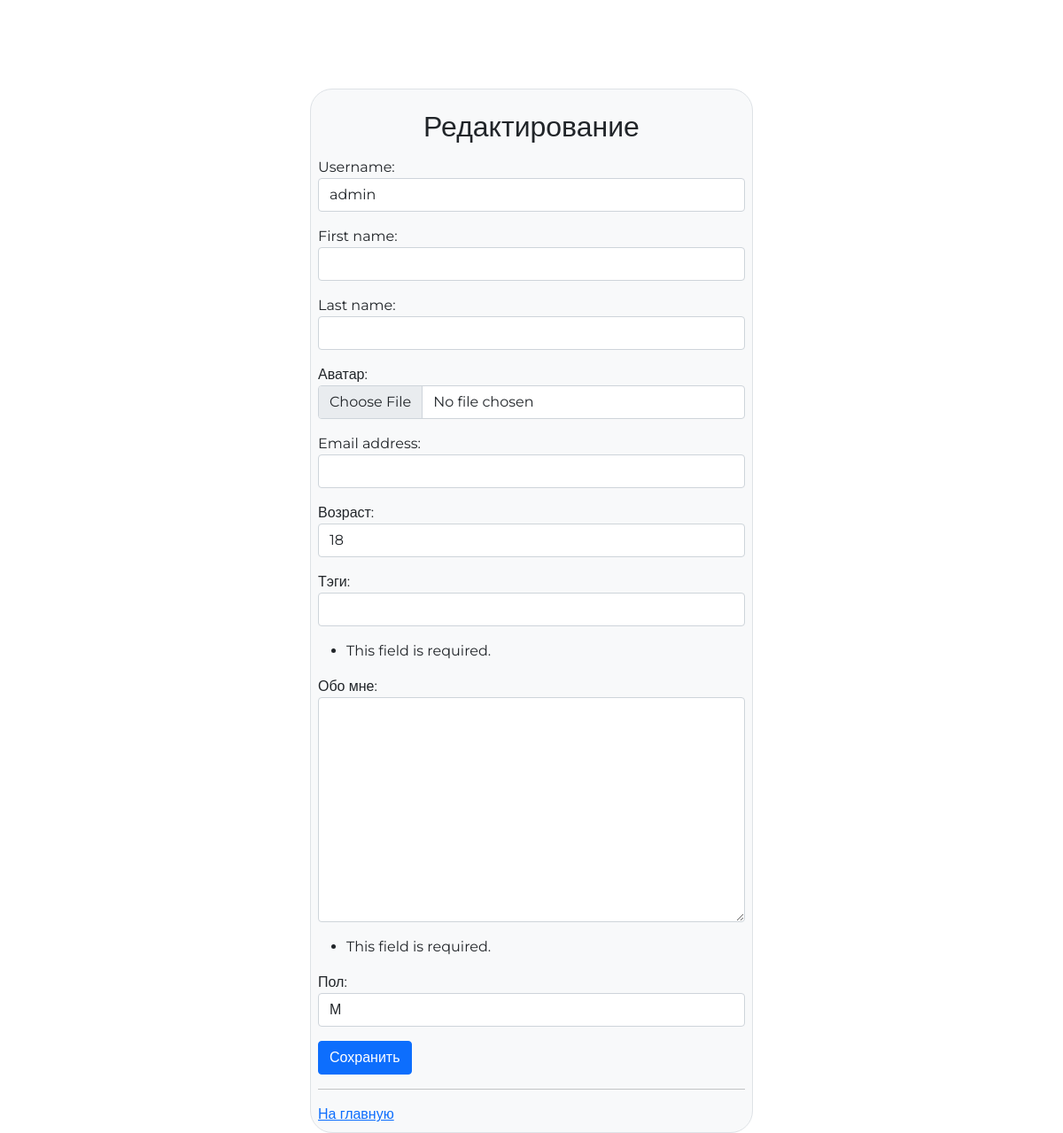
Page /edit/ (signed in) on the earlier database version.
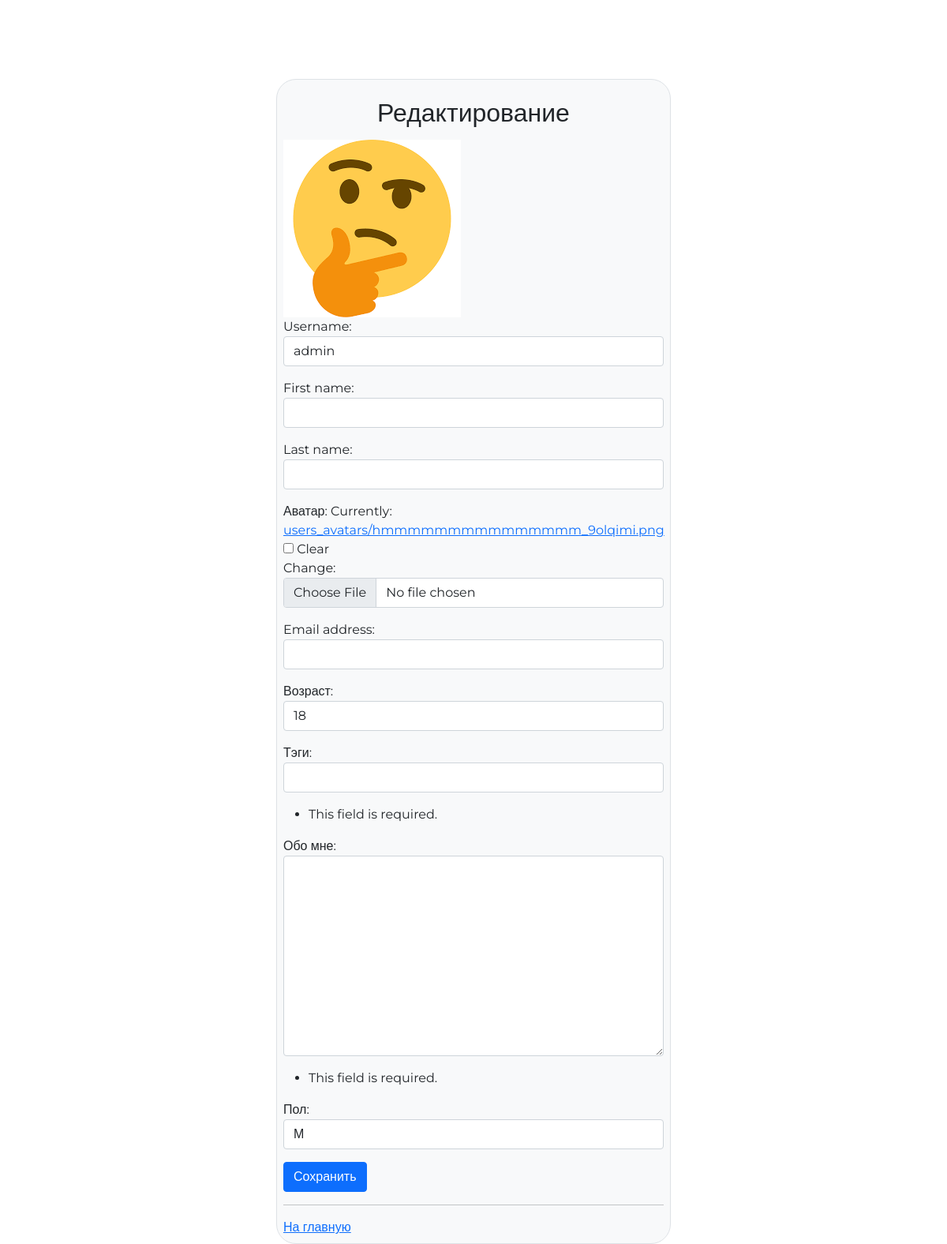
Same page on the later database version.
### authapp/models.py (models this page shows, shortened)
class ShopUser(AbstractUser):
    avatar = models.ImageField(upload_to='users_avatars', blank=True, verbose_name='аватар', default='default.jpg')
    age = models.PositiveSmallIntegerField(verbose_name='возраст', null=True, default=18)
    activate_key = models.CharField(max_length=128, verbose_name='Ключ активации', blank=True, null=True)
    activate_key_expired = models.DateTimeField(blank=True, null=True)

### authapp/views.py (the view)
# urls.py: path('edit/', views.edit, name='edit'),
def edit(request):
    if request.method == 'POST':
        edit_form = ShopUserEditForm(request.POST, request.FILES, instance=request.user)
        edit_profile_form = ShopUserProfileEditForm(request.POST, instance=request.user.shopuserprofile)
        if edit_form.is_valid() and edit_profile_form.is_valid():
            edit_form.save()
            return HttpResponseRedirect(reverse('mainapp:index'))
    else:
        edit_form = ShopUserEditForm(instance=request.user)
        edit_profile_form = ShopUserProfileEditForm(request.POST, instance=request.user.shopuserprofile)
    context = {
        'edit_form': edit_form,
        'edit_profile_form': edit_profile_form,
    }
    return render(request, 'authapp/edit.html', context)

### authapp/forms.py
class ShopUserEditForm(UserChangeForm, ValidAge):
    class Meta:
        model = ShopUser
        fields = ['username', 'first_name', 'last_name', 'avatar', 'email', 'age', 'password', ]
    def __init__(self, *args, **kwargs):
        super().__init__(*args, **kwargs)
        for field_name, field in self.fields.items():
            if hasattr(field.widget, 'input_type') and field.widget.input_type == 'checkbox':
                field.widget.attrs['class'] = 'form-check-input'
            else:
                field.widget.attrs['class'] = 'form-control'
            field.help_text = ''
            if field_name == 'password':
                field.widget = forms.HiddenInput()
                field.help_text = ''

### mainapp/context_processors.py (called while the page is built)
def basket(request):
    basket_items = []
    if request.user.is_authenticated:
        basket_items = Basket.objects.filter(user=request.user)
    return {
        'basket': basket_items,
    }

### authapp/templates/authapp/edit.html (shortened to what this page needs)
{% extends 'authapp/base.html' %}
{% load static %}
{% block head %}
    Редактирование
{% endblock %}
{% block content %}
{% if user.avatar %}
    <img src = "{{ user.avatar.url }}">
{% endif %}
    <form class="form-horizontal " action="{% url 'authapp:edit' %}" method="post" enctype="multipart/form-data">
        {{ edit_form.as_p }}
        {{ edit_profile_form.as_p }}
        <input type="submit" class="btn btn-primary" value="Сохранить">
    </form>
    <hr>
    <a href="{% url 'mainapp:index' %}">На главную</a>
{% endblock %}

Differences in the rows shown:
changed ShopUser "admin": avatar: picture added
Other differences:
form field as_p: (not shown) → "☐"
text no longer shown: "Username: First name: Last name: Аватар: Email address: Возраст:"
text now shown: "Username: First name: Last name: Аватар: Currently: users_avatars/hmmmmmmmmmmmmmmm_9olqimi.png Clear Change: Email address: Возраст:"
